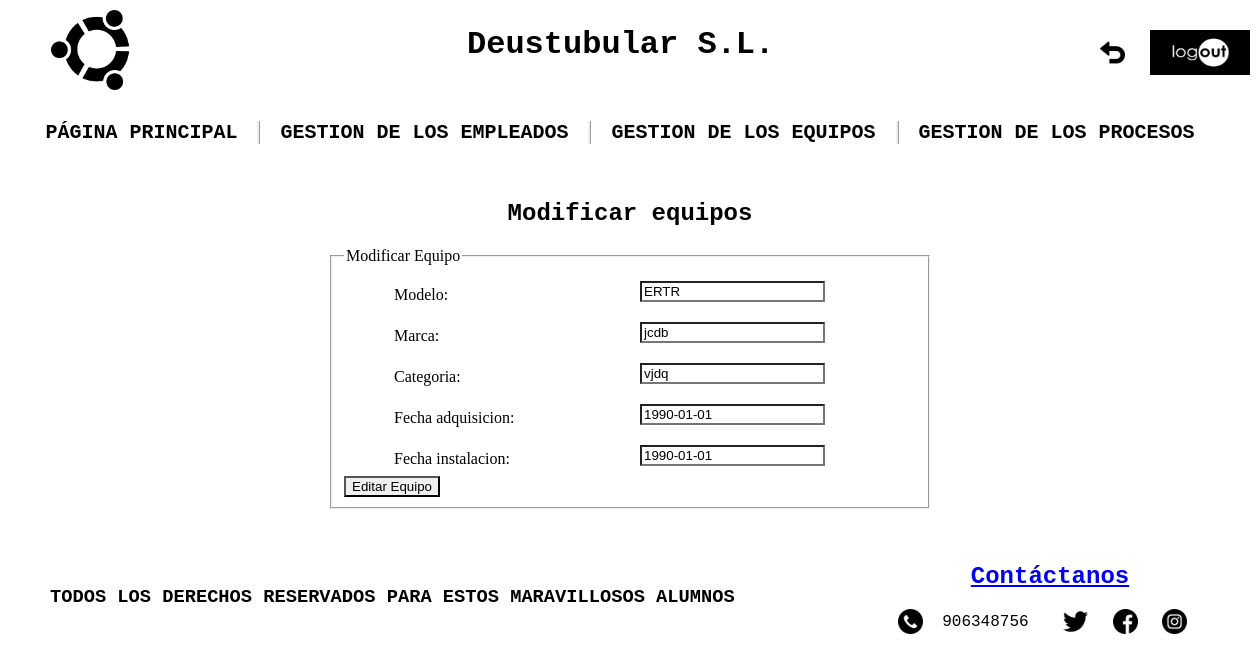
Page /appProduccion/produccion/equipos/1/update/ (signed in) on the committed database.
### appProduccion/models.py (models this page shows, shortened)
class Equipo(models.Model):
    modelo = models.CharField(max_length=100)
    marca = models.CharField(max_length=100)
    categoria = models.CharField(max_length=100)
    fecha_adquisicion = models.DateField(default="01/01/1990")
    fecha_instalacion = models.DateField(default="01/01/1990")

### appProduccion/views.py (the view)
# urls.py: path('produccion/equipos/<int:pk>/update/', views.EquipoUpdateView.as_view(), name='equipo_edit'),
class EquipoUpdateView(StaffRequiredMixin, UpdateView):
    model = Equipo
    form_class = EquipoForm
    template_name = 'equipo_update.html'
    success_url = reverse_lazy('equipo_list')
    def get_context_data(self, **kwargs):
        context = super(EquipoUpdateView, self).get_context_data(**kwargs)
        context['titulo_pagina'] = 'Modificar equipos'
        return context

### appProduccion/forms.py
class EquipoForm(forms.ModelForm):
    class Meta:
        model = Equipo
        fields = '__all__'

### appProduccion/views.py (called while the page is built)
    @method_decorator(staff_member_required)
    def dispatch(self, request, *args, **kwargs):
        return super(StaffRequiredMixin, self).dispatch(request, *args, **kwargs)

### appProduccion/templates/equipo_update.html (shortened to what this page needs)
{% extends "base.html" %}
{% block contenido %}
<fieldset>
    <legend>Modificar Equipo</legend>
    <form action="" method="post">
        {% for field in form %}
            <div>
                <div class="form-izq-50">
                    {{ field.label_tag }}
                </div>
                <div class="float-der-50">
                    {{ field }}
                </div>
            </div>
        {% endfor %}
        <br>
        <input class="enviar" type="submit" value="Editar Equipo">
    </form>
</fieldset>
{% endblock %}

### appProduccion/static/css/style.css (style rules this page uses)
* { background-size: 100%; box-sizing: border-box; }
body { background-image: url(../imagenes/fondo.jpg); margin: 0 auto; width: 1200px; }
fieldset { margin: 0 auto; margin-bottom: 25px; width: 50%; }
.float-der-50 { float: right; padding: 10px; width: 50%; }
.form-izq-50 { float: left; padding: 15px 10px 8px 50px; width: 50%; }

### rows in the picture
Equipo: form "ERTR" "jcdb" "vjdq" "1990-01-01" "1990-01-01"

### other values in the picture
{{ titulo_pagina }} "Modificar equipos"
{{ field.label_tag }} "Modelo:" "Marca:" "Categoria:" "Fecha adquisicion:" "Fecha instalacion:"
